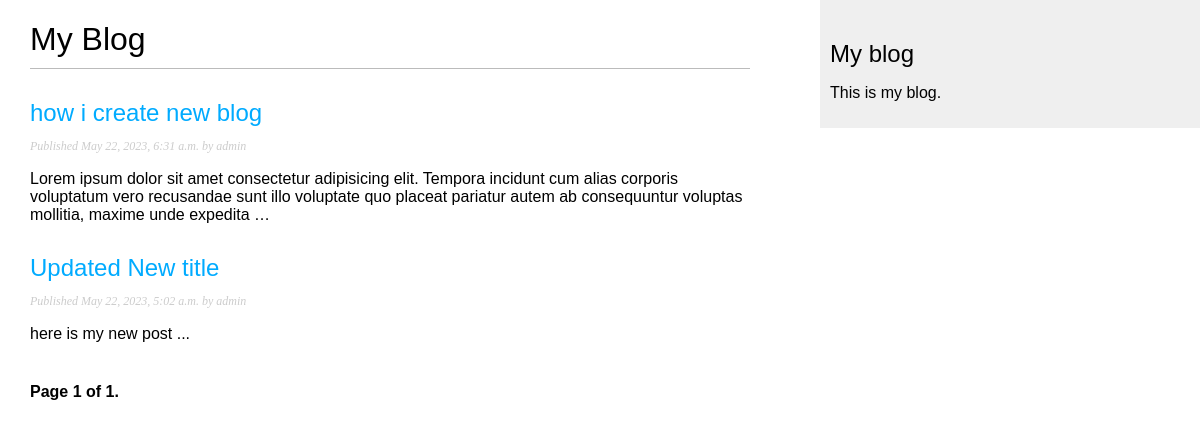
/blog/, run on an earlier commit of the app's database.
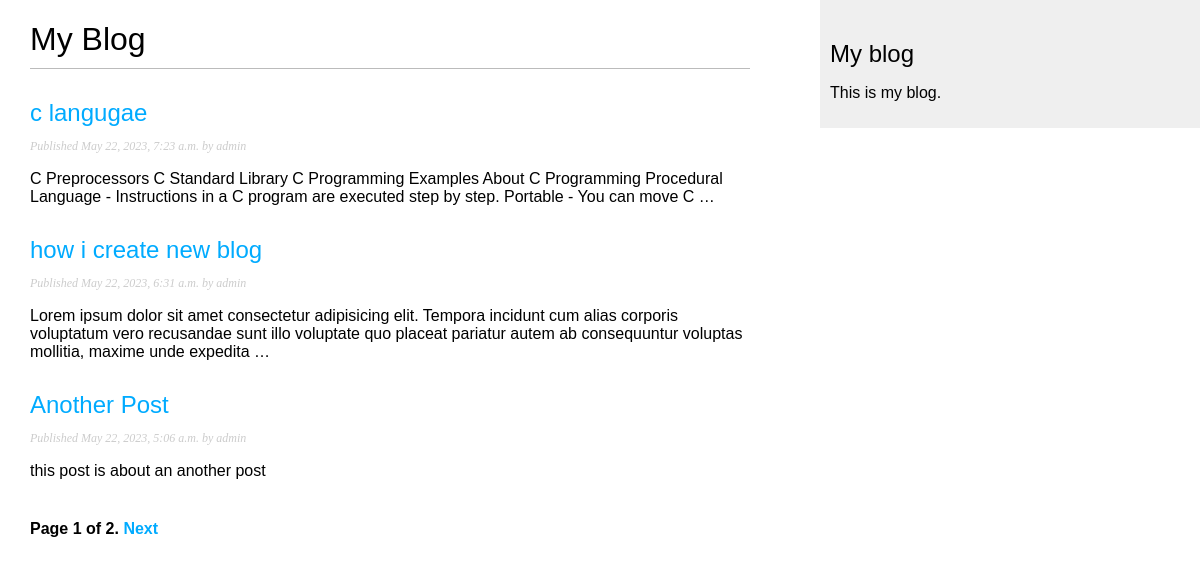
And on a later commit of the database.
### blog/models.py (models this page shows, shortened)
class Post(models.Model):
    STATUS_CHOICES = (
        ('draft','Draft'),
        ('published','Published'),
    )
    title = models.CharField(max_length=250)
    slug = models.SlugField(max_length=250,unique_for_date='publish')
    author = models.ForeignKey(User,on_delete=models.CASCADE,related_name='blog_posts')
    body = models.TextField()
    publish = models.DateTimeField(default=timezone.now)
    created = models.DateTimeField(auto_now_add=True)
    updated = models.DateTimeField(auto_now=True)
    status = models.CharField(max_length=10,choices=STATUS_CHOICES,default='draft')
    objects = models.Manager()     #The default manager
    published = PublishedManager() #Our custom manager
    class Meta:
        ordering = ('-publish',)
    def get_absolute_url(self):
        return reverse('blog:post_detail',
                       args=[
                           self.publish.year,
                           self.publish.month,
                           self.publish.day,
                           self.slug
                       ])

### blog/views.py (the view)
# urls.py: path('',views.PostListView.as_view(),name='post_list'),
class PostListView(ListView):
    queryset = Post.published.all()
    context_object_name = 'posts'
    paginate_by = 3
    template_name = 'blog/post/list.html'

### blog/templates/blog/post/list.html (shortened to what this page needs)
{% extends "blog/base.html" %}
{% block content %}
    <h1>My Blog</h1>
    {% for post in posts %}
        <h2>
            <a href="{{ post.get_absolute_url }}">
                {{ post.title }}
            </a>
        </h2>
        <p class="date">
            Published {{ post.publish }} by {{ post.author }}
        </p>
        {{ post.body|truncatewords:30|linebreaks }}
    {% endfor %}
    {% include "pagination.html" with page=page_obj %}
{% endblock %}

What changed in the data, as far as the page shows it:
no longer on this page (row unchanged): Post: title "Updated New title", publish "May 22, 2023, 5:02 a.m.", author "admin", body "here is my new post ..."
added Post: title "c langugae", publish "May 22, 2023, 7:23 a.m.", author "admin", body "C Preprocessors C Standard Library C Programming Examples About C Programming Procedural Language - Instructions in a C program are executed step by step. Portable - You can move C …"
now on this page (row edited): Post: title "Another Post", publish "May 22, 2023, 5:06 a.m.", author "admin", body "this post is about an another post"
Also different on the page:
{{ page.paginator.num_pages }}: "1" → "2"
text now shown: "Next"
